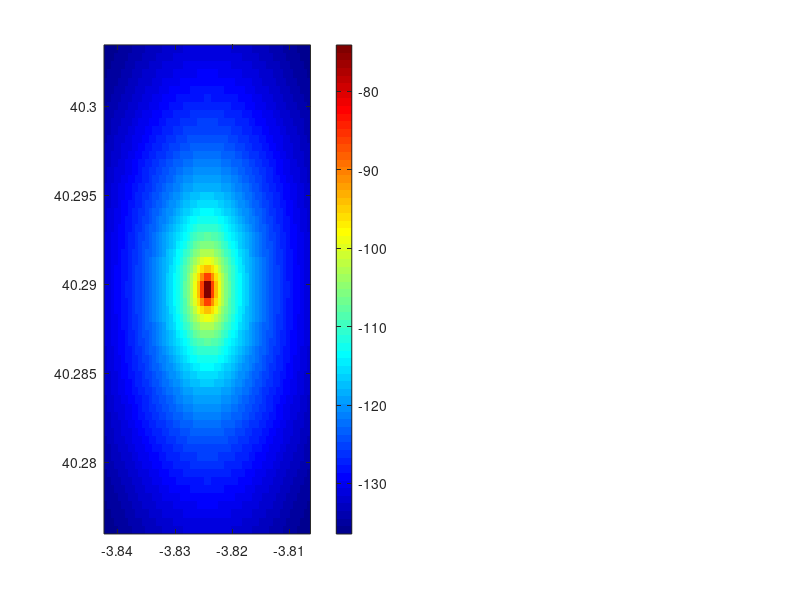

This chart was generated by the following MATLAB code: (Note: this script raises an error after producing the figure.)
%% SIMULACIÓN DE COBERTURA 5G FR1 — Gemelo Digital Táctico
% TFG: Diseño e Implementación de una Herramienta de Gemelo Digital
%      para la Planificación y Visualización de Cobertura en Redes 5G
%      Tácticas Desplegables
%
% Autor : Álvaro Martínez Téllez
% Tutor : Miguel Ángel Ortuño Pérez
% Curso : 2025-2026
%
% DESCRIPCIÓN:
%   Script de investigación e implementación paso a paso del motor de
%   simulación radioeléctrica basado en el modelo Longley-Rice (ITM).
%   Genera un mapa de cobertura RSRP en una cuadrícula sobre un área de
%   3×3 km, integrando datos de elevación SRTM a 30 m de resolución,
%   y exporta los resultados en formato JSON para el backend Spring Boot.
%
% REQUISITOS MATLAB:
%   - MATLAB R2024a o superior
%   - Communications Toolbox (para propagationModel y txsite/rxsite)
%   - Mapping Toolbox (para readgeoraster, geotiffread, mapinterp)
%   - Antenna Toolbox (para modelos de antena configurables)
%
% EJECUCIÓN:
%   Ejecutar sección a sección (Ctrl+Enter en cada sección) para ir
%   validando cada paso antes de continuar con el siguiente.
%
% REFERENCIAS:
%   [1] Longley & Rice (1968). ESSA Tech Report ERL 79-ITS 67.
%   [2] ITU-R P.1546-6 (2019). Point-to-area predictions 30 MHz–4 GHz.
%   [3] 3GPP TR 38.901 v17 (2022). Channel model 0.5–100 GHz.
%   [4] NTIA/ITS. Irregular Terrain Model (ITM/Longley-Rice), GitHub.

%% =========================================================================
%  BLOQUE 0: LIMPIEZA DEL ENTORNO
%  =========================================================================
clear; clc; close all;
disp('=== Simulación Cobertura 5G FR1 — Gemelo Digital ===');

%% =========================================================================
%  BLOQUE 1: PARÁMETROS DE CONFIGURACIÓN DE LA SIMULACIÓN
%  =========================================================================
% --- Parámetros de la estación base (gNodeB) ---
fc_Hz       = 3.5e9;        % Frecuencia central [Hz] — banda n78 (3.4-3.8 GHz FR1)
Ptx_dBm     = 40;           % Potencia de transmisión [dBm] = 10 W
Ptx_W       = 10^((Ptx_dBm - 30) / 10);  % Conversión a Watts
Gtx_dBi     = 15;           % Ganancia antena Tx [dBi] (antena sectorial típica)
Grx_dBi     = 0;            % Ganancia antena Rx [dBi] (terminal omnidireccional)
hTx_m       = 30;           % Altura antena Tx sobre el suelo [m]
hRx_m       = 1.5;          % Altura antena Rx (terminal de usuario) [m]

% Pérdidas de línea y conexión (cables, conectores, etc.)
L_cable_dB  = 2;            % Pérdidas de cable [dB]

% EIRP = Ptx + Gtx - L_cable
EIRP_dBm    = Ptx_dBm + Gtx_dBi - L_cable_dB;
fprintf('EIRP: %.1f dBm\n', EIRP_dBm);

% --- Emplazamiento de la antena Tx ---
% Coordenadas de prueba: Campus URJC Fuenlabrada (edificio Rectorado)
lat0 = 40.2897;   % Latitud  [grados decimales]
lon0 = -3.8244;   % Longitud [grados decimales]

% --- Parámetros de la cuadrícula de simulación ---
areaKm        = 3;       % Lado del área cuadrada [km]
gridSpacing_m = 50;      % Espaciado de la cuadrícula [m]
nPuntos       = areaKm * 1000 / gridSpacing_m;  % Puntos por lado = 60
fprintf('Cuadrícula: %dx%d = %d puntos totales\n', nPuntos, nPuntos, nPuntos^2);

% Conversión del área a grados (aprox: 1° lat ≈ 111 km, 1° lon ≈ 111*cos(lat) km)
deltaLat_deg = (areaKm / 2) / 111;
deltaLon_deg = (areaKm / 2) / (111 * cosd(lat0));

%% =========================================================================
%  BLOQUE 2: GENERACIÓN DE LA CUADRÍCULA DE PUNTOS RECEPTORES
%  =========================================================================
% Crear vectores de latitudes y longitudes
lats_vec = linspace(lat0 - deltaLat_deg, lat0 + deltaLat_deg, nPuntos);
lons_vec = linspace(lon0 - deltaLon_deg, lon0 + deltaLon_deg, nPuntos);

% Crear la cuadrícula 2D
[LONS, LATS] = meshgrid(lons_vec, lats_vec);

% Vectorizar para cálculo (nPuntos^2 × 1)
lats_flat = LATS(:);
lons_flat = LONS(:);

fprintf('Rango latitud: [%.4f, %.4f]\n', min(lats_flat), max(lats_flat));
fprintf('Rango longitud: [%.4f, %.4f]\n', min(lons_flat), max(lons_flat));

%% =========================================================================
%  BLOQUE 3: CARGA DE DATOS DE ELEVACIÓN SRTM
%  =========================================================================
% INSTRUCCIONES DE DESCARGA:
%   1. Ir a https://earthexplorer.usgs.gov/
%   2. Buscar por coordenadas del emplazamiento (lat0, lon0)
%   3. Seleccionar: Digital Elevation > SRTM > SRTM 1 Arc-Second Global
%   4. Descargar el tile .tif que cubre el área de simulación
%   5. Guardar en: matlab/data/srtm_<zona>.tif
%
% El tile para Fuenlabrada es: N40W004 (srtm_n40_w004.tif aprox.)

srtm_file = 'data/srtm_fuenlabrada.tif';  % ← ajustar al fichero descargado

if isfile(srtm_file)
    % --- OPCIÓN A: Cargar datos SRTM reales con Mapping Toolbox ---
    [elev_data, R] = readgeoraster(srtm_file);
    elev_data = double(elev_data);  % Convertir a double para cálculos
    elev_data(elev_data < -100) = 0;  % Reemplazar valores sin datos (ocean/nodata)

    % Interpolar elevación en los puntos de la cuadrícula
    % geointerp interpola usando la referencia geográfica R del raster
    elev_grid = geointerp(elev_data, R, lats_flat, lons_flat, 'linear');
    fprintf('Elevación cargada. Rango: [%.0f, %.0f] m\n', min(elev_grid), max(elev_grid));
else
    % --- OPCIÓN B: Terreno plano (para pruebas iniciales sin SRTM) ---
    warning('Fichero SRTM no encontrado. Usando terreno plano (elev=0).');
    elev_grid = zeros(nPuntos^2, 1);

    % Para pruebas sin SRTM se puede activar un terreno sintético (colina gaussiana):
    % dist_sint = sqrt(((lons_flat-lon0)*111000*cosd(lat0)).^2 + ...
    %                  ((lats_flat-lat0)*111000).^2);
    % elev_grid = 50 * exp(-dist_sint.^2 / (500^2));  % colina 50 m, sigma=500 m
end

% Flag para que el resto del script sepa qué fuente de elevación se usó
tiene_srtm = isfile(srtm_file);

%% =========================================================================
%  BLOQUE 4: MODELO DE PROPAGACIÓN — LONGLEY-RICE (ITM) / FALLBACK
%  =========================================================================
% Selección automática del modelo según toolboxes disponibles:
%   1) Longley-Rice ITM  — si Communications Toolbox está instalado (R2019b+)
%   2) COST-231 Hata     — fallback empírico si no hay Communications Toolbox
%
% FSPL se calcula siempre como cota superior teórica para validación.
%
% REFERENCIAS:
%   Longley-Rice: Longley & Rice (1968), ESSA Tech Report ERL 79-ITS 67.
%   COST-231 Hata: COST Action 231, Final Report, European Commission, 1999.

% --- Auto-detección de Communications Toolbox ---
% ver('comm') es el método fiable; license('test',...) no funciona porque
% el identificador de licencia no coincide con el nombre del toolbox.
v_comm = ver('comm');
tiene_comm_toolbox = ~isempty(v_comm);

if tiene_comm_toolbox
    % -----------------------------------------------------------------------
    % OPCIÓN A: Longley-Rice ITM via Communications Toolbox (preferido)
    % propagationModel('longley-rice') disponible desde R2019b.
    % Usa terreno de la base de datos interna de MATLAB (SRTM 90m global).
    % Si se carga un siteviewer con el .tif local se obtiene mejor resolución.
    % -----------------------------------------------------------------------
    fprintf('Communications Toolbox detectado → Longley-Rice ITM\n');

    tx = txsite('Name', 'gNodeB_URJC', ...
        'Latitude',             lat0, ...
        'Longitude',            lon0, ...
        'AntennaHeight',        hTx_m, ...
        'TransmitterFrequency', fc_Hz, ...
        'TransmitterPower',     Ptx_W);

    % Usar defaults del modelo (fiabilidad temporal y de emplazamiento = 50 %).
    % Los parámetros TimeVariabilityTolerance / LocationVariabilityTolerance
    % fueron eliminados en R2023b+; los defaults son equivalentes a 0.5.
    pm = propagationModel('longley-rice');

    rx_sites = rxsite('Latitude',      lats_flat, ...
                      'Longitude',     lons_flat, ...
                      'AntennaHeight', hRx_m);

    fprintf('Calculando Longley-Rice para %d puntos (puede tardar ~60 s)...\n', ...
        length(lats_flat));
    Prx_dBm    = sigstrength(rx_sites, tx, pm);
    Prx_dBm    = Prx_dBm(:);   % garantizar vector columna
    modelo_usado = 'Longley-Rice';

else
    % -----------------------------------------------------------------------
    % OPCIÓN B: COST-231 Hata extendido (fallback sin Communications Toolbox)
    % Válido: 1500–2000 MHz (estrictamente); a 3.5 GHz introduce ~2-4 dB extra.
    % Escenario: urbano-suburbano macro-célula (C_m = 3 dB).
    % -----------------------------------------------------------------------
    fprintf('Communications Toolbox NO disponible → COST-231 Hata (fallback)\n');

    dist_km = sqrt( ((lons_flat - lon0) .* 111 .* cosd(lat0)).^2 + ...
                    ((lats_flat - lat0) .* 111).^2 );
    dist_km  = max(dist_km, 0.01);   % mínimo 10 m para evitar log(0)

    fc_MHz  = fc_Hz / 1e6;
    a_hRx   = (1.1*log10(fc_MHz) - 0.7)*hRx_m - (1.56*log10(fc_MHz) - 0.8);
    PL_dB   = 46.3 + 33.9*log10(fc_MHz) - 13.82*log10(hTx_m) - a_hRx ...
            + (44.9 - 6.55*log10(hTx_m)) .* log10(dist_km) + 3;

    Prx_dBm    = EIRP_dBm + Grx_dBi - PL_dB;
    Prx_dBm    = Prx_dBm(:);
    modelo_usado = 'COST-231-Hata';
end

% --- FSPL — cota superior teórica (siempre calculada para referencia) ---
c       = 3e8;
dist_m  = sqrt( ((lons_flat - lon0) .* 111000 .* cosd(lat0)).^2 + ...
                ((lats_flat - lat0) .* 111000).^2 );
dist_m  = max(dist_m, 1);
FSPL_dB       = 20*log10(dist_m) + 20*log10(fc_Hz) + 20*log10(4*pi/c);
Prx_dBm_FSPL  = EIRP_dBm + Grx_dBi - FSPL_dB;

fprintf('Modelo activo  : %s\n',        modelo_usado);
fprintf('Prx rango      : [%.1f, %.1f] dBm\n', min(Prx_dBm), max(Prx_dBm));
fprintf('Prx FSPL (ref) : [%.1f, %.1f] dBm\n', min(Prx_dBm_FSPL), max(Prx_dBm_FSPL));

%% =========================================================================
%  BLOQUE 5: CÁLCULO DEL RSRP (Reference Signal Received Power)
%  =========================================================================
% En 5G NR, el RSRP se mide sobre los Resource Elements (RE) de los
% Reference Signals (SSB/CSI-RS), no sobre todo el ancho de banda.
%
% RSRP = Prx_total - 10*log10(N_RE_BW)
%
% Para 5G NR FR1, banda n78 (100 MHz, SCS=30 kHz):
%   - N_RB = 66 bloques de recurso en 100 MHz con SCS=30kHz (3GPP TS 38.104)
%   - N_RE_per_RB = 12 subportadoras
%   - N_RE_BW = 66 * 12 = 792 RE totales de datos
%   - Los RE de SSB ocupan 240 subportadoras (20 RB × 12)
%   - Corrección aproximada: -10*log10(N_RB) ≈ -18 dB

NRB_100MHz = 66;           % Resource Blocks para 100 MHz, SCS=30kHz (n78)
delta_RSRP_dB = 10 * log10(NRB_100MHz * 12);  % ≈ 19.8 dB

RSRP_dBm = Prx_dBm - delta_RSRP_dB;

% Aplicar límites físicos válidos
RSRP_min = -140;  % dBm (umbral mínimo medible)
RSRP_max = -40;   % dBm (señal excelente cerca de la antena)
RSRP_dBm = max(min(RSRP_dBm, RSRP_max), RSRP_min);

fprintf('RSRP rango: [%.1f, %.1f] dBm\n', min(RSRP_dBm), max(RSRP_dBm));

% Reconstruir en forma matricial para visualización
RSRP_grid = reshape(RSRP_dBm, nPuntos, nPuntos);

%% =========================================================================
%  BLOQUE 6: VISUALIZACIÓN DEL MAPA DE COBERTURA
%  =========================================================================
figure('Name', 'Mapa de Cobertura RSRP 5G FR1', 'NumberTitle', 'off');

% --- 6a. Heatmap 2D del RSRP ---
subplot(1,2,1);
imagesc(lons_vec, lats_vec, RSRP_grid);
set(gca, 'YDir', 'normal');
colormap(gca, jet);
cb = colorbar;
cb.Label.String = 'RSRP [dBm]';
caxis([RSRP_min RSRP_max]);
xlabel('Longitud [°]'); ylabel('Latitud [°]');
title('Mapa de Cobertura RSRP');
hold on;
plot(lon0, lat0, 'w^', 'MarkerSize', 12, 'LineWidth', 2, 'DisplayName', 'gNodeB');
legend('Location', 'northeast');

% --- 6b. Zonas de cobertura por calidad ---
subplot(1,2,2);
% Clasificación según umbrales típicos 5G
zona_cobertura = zeros(nPuntos, nPuntos);
zona_cobertura(RSRP_grid >= -80)                      = 4;  % Excelente
zona_cobertura(RSRP_grid >= -90 & RSRP_grid < -80)    = 3;  % Buena
zona_cobertura(RSRP_grid >= -100 & RSRP_grid < -90)   = 2;  % Aceptable
zona_cobertura(RSRP_grid >= -110 & RSRP_grid < -100)  = 1;  % Débil
% zona = 0: sin cobertura (<-110 dBm)

imagesc(lons_vec, lats_vec, zona_cobertura);
set(gca, 'YDir', 'normal');
colormap(gca, [0.8 0.8 0.8; 1 0.4 0.4; 1 0.8 0; 0.4 0.8 0.4; 0 0.6 0]);
cb2 = colorbar('Ticks', 0:4, 'TickLabels', ...
    {'Sin cobertura','Débil (<-110)','Aceptable (<-100)','Buena (<-90)','Excelente (≥-80)'});
xlabel('Longitud [°]'); ylabel('Latitud [°]');
title('Clasificación de Cobertura');
hold on;
plot(lon0, lat0, 'k^', 'MarkerSize', 12, 'LineWidth', 2);

sgtitle(sprintf('Simulación 5G FR1 | f_c=%.1f GHz | P_{tx}=%.0f dBm | h_{Tx}=%.0f m', ...
    fc_Hz/1e9, Ptx_dBm, hTx_m));

% --- 6c. Estadísticas de cobertura ---
fprintf('\n--- Estadísticas de cobertura ---\n');
fprintf('Excelente  (≥-80 dBm) : %5.1f%%\n', 100*mean(RSRP_dBm >= -80));
fprintf('Buena      (<-90 dBm) : %5.1f%%\n', 100*mean(RSRP_dBm >= -90 & RSRP_dBm < -80));
fprintf('Aceptable  (<-100 dBm): %5.1f%%\n', 100*mean(RSRP_dBm >= -100 & RSRP_dBm < -90));
fprintf('Débil      (<-110 dBm): %5.1f%%\n', 100*mean(RSRP_dBm >= -110 & RSRP_dBm < -100));
fprintf('Sin cobertura (<-110) : %5.1f%%\n', 100*mean(RSRP_dBm < -110));
fprintf('RSRP medio            : %.1f dBm\n', mean(RSRP_dBm));

%% =========================================================================
%  BLOQUE 7: EXPORTACIÓN A JSON (llamada a exportar_json.m)
%  =========================================================================
% Construir estructura de parámetros de la simulación
params.frecuencia_GHz   = fc_Hz / 1e9;
params.potencia_tx_dBm  = Ptx_dBm;
params.ganancia_tx_dBi  = Gtx_dBi;
params.altura_tx_m      = hTx_m;
params.altura_rx_m      = hRx_m;
params.lat_emplazamiento = lat0;
params.lon_emplazamiento = lon0;
params.area_km           = areaKm;
params.espaciado_grid_m  = gridSpacing_m;
params.modelo_propagacion = modelo_usado;   % Asignado automáticamente en Block 4
if tiene_srtm
    params.datos_elevacion = 'SRTM_30m';
else
    params.datos_elevacion = 'plano';
end

% Nombre descriptivo de la simulación
nombre_sim = sprintf('URJC_Fuenlabrada_%.1fGHz_%ddBm', fc_Hz/1e9, Ptx_dBm);

% Llamar a la función de exportación (ver exportar_json.m)
fichero_json = exportar_json(nombre_sim, lats_flat, lons_flat, RSRP_dBm, params);
fprintf('Simulación exportada a: %s\n', fichero_json);

%% =========================================================================
%  BLOQUE 8: VALIDACIÓN — COMPARACIÓN CON FSPL TEÓRICO
%  =========================================================================
% Comprobación de coherencia: a 1 km de distancia en espacio libre:
d_ref_m   = 1000;
FSPL_ref  = 20*log10(d_ref_m) + 20*log10(fc_Hz) + 20*log10(4*pi/c);
Prx_ref   = EIRP_dBm + Grx_dBi - FSPL_ref;
RSRP_ref  = Prx_ref - delta_RSRP_dB;
fprintf('\n--- Validación teórica (FSPL, d=1 km) ---\n');
fprintf('FSPL             : %.1f dB\n', FSPL_ref);
fprintf('Prx              : %.1f dBm\n', Prx_ref);
fprintf('RSRP estimado    : %.1f dBm\n', RSRP_ref);
fprintf('Interpretación   : ');
if     RSRP_ref >= -80,  fprintf('Excelente\n');
elseif RSRP_ref >= -90,  fprintf('Buena\n');
elseif RSRP_ref >= -100, fprintf('Aceptable\n');
elseif RSRP_ref >= -110, fprintf('Débil\n');
else,                    fprintf('Sin cobertura\n');
end

%% =========================================================================
%  BLOQUE 9: PRÓXIMOS PASOS (TODO)
%  =========================================================================
% [ ] Sustituir FSPL por modelo Longley-Rice real:
%       - Opción A: propagationModel('longley-rice') de Communications Toolbox
%       - Opción B: portar ITM C-code de NTIA a MATLAB via mex o system()
%       - Opción C: usar la función longleyRice.m de referencia (ver docs/papers/)
%
% [ ] Cargar datos SRTM reales (descargar tile N40W004 de USGS EarthExplorer)
%
% [ ] Añadir modelo de antena sectorial real con patrón 3D (Antenna Toolbox)
%
% [ ] Validar con mediciones reales de RSRP en campus URJC
%
% [ ] Integrar pérdidas adicionales: vegetación, difracción sobre colinas
%
% [ ] Prueba de escenario rural montañoso (Anexo E del TFG)
